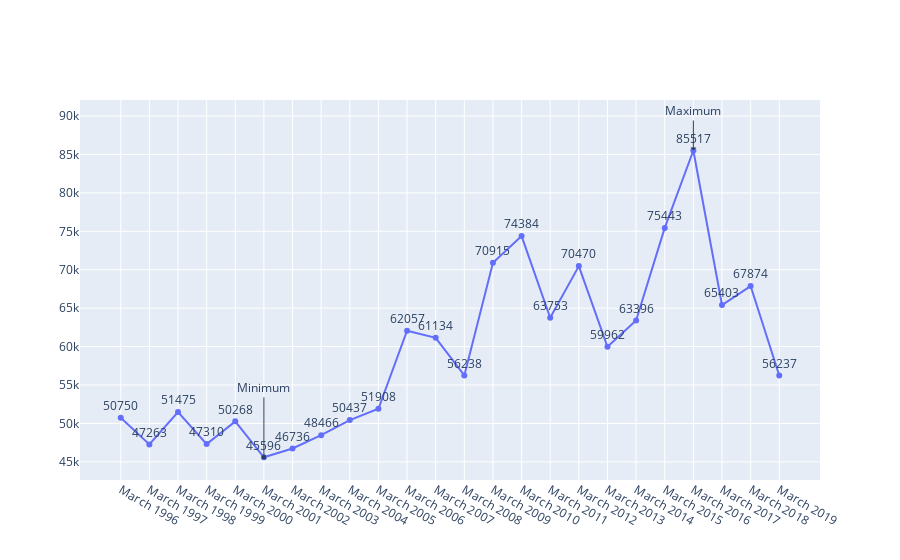

Notebook source saved alongside this figure:
### Markdown cell above
To annotate some values over the scatter plot, we can update the figure's layout by `update_layout` method where we can provide `annotation` property as a list of `Annotation` objects. 
For instance, we can annotate the minimum and maximum number of jobs in the North East by creating two annotations as follows.

### Code cell
min_annotation = go.layout.Annotation(
    x=df["North East"].idxmin(),  # the index of the minimum value
    y=df["North East"].min(),  # minimum value of `North East` column
    text="Minimum",  # annotation text
    ay=-70,  # margin for annotation in y-axis
    ax=0,  # margin for annotation in x-axis
    showarrow=True,  # whether or not showing and arrow head
    arrowhead=7,  # change of arrow head, ranging from 0-8
)

max_annotation = go.layout.Annotation(
    x=df["North East"].idxmax(),  # the index of the maximum value
    y=df["North East"].max(),  # maximum value of `North East` column
    text="Maximum",  # annotation text
    ay=-40,  # margin for annotation in y-axis
    ax=0,  # margin for annotation in x-axis
    showarrow=True,  # whether or not showing and arrow head
    arrowhead=1,  # change of arrow head, ranging from 0-8
)

fig.update_layout(annotations=[min_annotation , max_annotation])
iplot(fig)

### Figure 1 — Plotly figure (JSON) as saved in the notebook; plotly's stock layout.template omitted (floating-point values rounded to 4 significant figures)
{"data": [{"mode": "lines+markers+text", "text": [50750, 47263, 51475, 47310, 50268, 45596, 46736, 48466, 50437, 51908, 62057, 61134, 56238, 70915, 74384, 63753, 70470, 59962, 63396, 75443, 85517, 65403, 67874, 56237], "textposition": "top center", "type": "scatter", "x": ["March 1996", "March 1997", "March 1998", "March 1999", "March 2000", "March 2001", "March 2002", "March 2003", "March 2004", "March 2005", "March 2006", "March 2007", "March 2008", "March 2009", "March 2010", "March 2011", "March 2012", "March 2013", "March 2014", "March 2015", "March 2016", "March 2017", "March 2018", "March 2019"], "y": [50750, 47263, 51475, 47310, 50268, 45596, 46736, 48466, 50437, 51908, 62057, 61134, 56238, 70915, 74384, 63753, 70470, 59962, 63396, 75443, 85517, 65403, 67874, 56237]}], "layout": {"annotations": [{"arrowhead": 7, "ax": 0, "ay": -70, "showarrow": true, "text": "Minimum", "x": 5, "y": 45596}, {"arrowhead": 1, "ax": 0, "ay": -40, "showarrow": true, "text": "Maximum", "x": 20, "y": 85517}], "autosize": true, "xaxis": {"autorange": true, "range": [-1.371, 24.37], "type": "category"}, "yaxis": {"autorange": true, "range": [41270.0, 102300.0], "type": "linear"}}}
